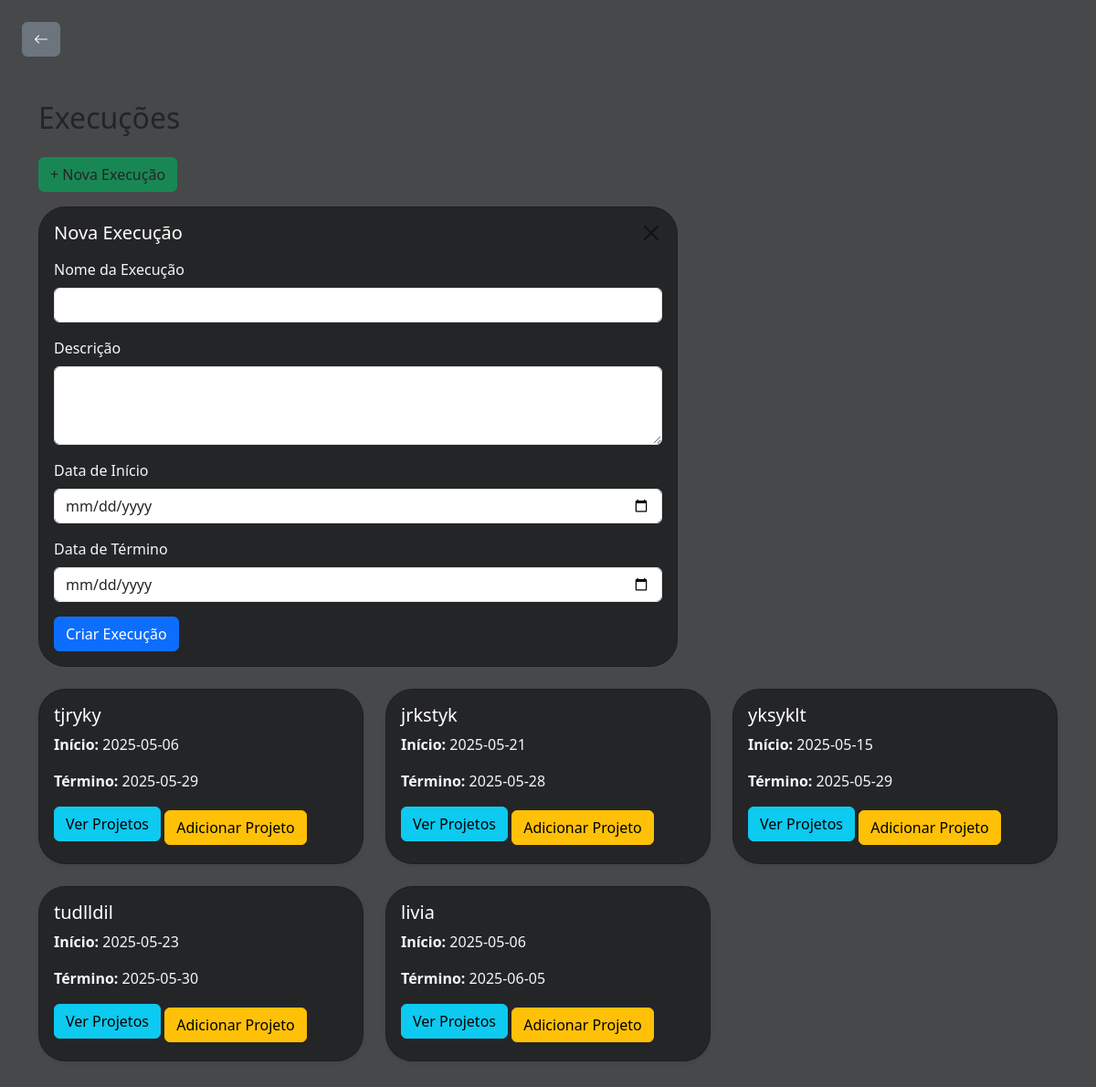
The app's page /execucao with its own data.
### tables this page shows
CREATE TABLE execucoes (
    id INTEGER PRIMARY KEY AUTOINCREMENT,
    nome TEXT NOT NULL,
    descricao TEXT,
    data_inicio DATE,
    data_fim DATE
);

### routes/execucao_route.py (the view, shortened to what this page needs)
@execucao_route.route('/execucao', methods=['GET', 'POST'])
def listar_execucoes():
    execucoes = buscar_execucoes()
    projetos = buscar_projeto()
    return render_template('execucao.html', execucoes=execucoes, projetos=projetos)

### db.py (called while the page is built)
def buscar_projeto():
    conn = sqlite3.connect('banco.db')
    conn.row_factory = sqlite3.Row
    cursor = conn.cursor()
    cursor.execute('SELECT id, nome, descricao, data_inicio, data_fim, responsavel, equipe FROM projetos')
    projeto = cursor.fetchall()
    conn.close()
    return projeto

def buscar_execucoes():
    conn = sqlite3.connect('banco.db')
    conn.row_factory = sqlite3.Row
    cursor = conn.cursor()
    cursor.execute('SELECT id, nome, descricao, data_inicio, data_fim FROM execucoes')
    execucoes = cursor.fetchall()
    conn.close()
    return execucoes

### templates/execucao.html (shortened to what this page needs)
<!DOCTYPE html>
<html lang="pt-br">
<head>
    <link href="https://cdn.jsdelivr.net/npm/bootstrap@5.3.2/dist/css/bootstrap.min.css" rel="stylesheet">
    <link href="https://cdn.jsdelivr.net/npm/bootstrap-icons@1.10.5/font/bootstrap-icons.css" rel="stylesheet">
     <link rel="stylesheet" href="{{ url_for('static', filename='css/style.css') }}">
</head>
<body>
<div class="m-4">
    <a href="{{ url_for('inicial_route.inicial') }}" class="btn btn-secondary">
        <i class="bi bi-arrow-left"></i>
    </a>
    <div class="container mt-5">
        <h2 class="mb-4">Execuções</h2>
        <button class="btn btn-success mb-3" onclick="toggleCardForm()">
            + Nova Execução
        </button>
        <div id="formCard" class="card mb-4" style="max-width: 700px;">
            <div class="card-body">
                <div class="d-flex justify-content-between align-items-center mb-3">
                    <h5 class="card-title mb-0">Nova Execução</h5>
                    <a href="{{ url_for('inicial_route.inicial') }}" class="btn-close" aria-label="Fechar"></a>
                </div>
                <form action="{{ url_for('execucao_route.criar_execucao') }}" method="POST">
                    <div class="mb-3">
                        <label for="nome" class="form-label">Nome da Execução</label>
                        <input type="text" class="form-control" name="nome" id="nome" required>
                    </div>
                    <div class="mb-3">
                        <label for="descricao" class="form-label">Descrição</label>
                        <textarea class="form-control" name="descricao" id="descricao" rows="3" required></textarea>
                    </div>
                    <div class="mb-3">
                        <label for="data_inicio" class="form-label">Data de Início</label>
                        <input type="date" class="form-control" name="data_inicio" id="data_inicio" required>
                    </div>
                    <div class="mb-3">
                        <label for="data_fim" class="form-label">Data de Término</label>
                        <input type="date" class="form-control" name="data_fim" id="data_fim" required>
                    </div>
                    <button type="submit" class="btn btn-primary">
                        Criar Execução
                    </button>
                </form>
            </div>
        </div>
<div class="row">
    {% for execucao in execucoes %}
        <div class="col-md-4 mb-4">
            <div class="card h-100 shadow-sm">
                <div class="card-body">
                    <h5 class="card-title">{{ execucao['nome'] }}</h5>
                    <p class="card-text"><strong>Início:</strong> {{ execucao['data_inicio'] }}</p>
                    <p class="card-text"><strong>Término:</strong> {{ execucao['data_fim'] }}</p>
                    <a href="{{ url_for('execucao_route.ver_projetos', execucao_id=execucao['id']) }}" class="btn btn-info mb-2">Ver Projetos</a>
                    <button class="btn btn-warning" data-bs-toggle="modal" data-bs-target="#modalAdicionarProjeto" onclick="setExecucaoId({{ execucao['id'] }})">
                        Adicionar Projeto
                    </button>
                </div>
            </div>
        </div>
    {% endfor %}
</div>
</body>
</html>

### static/css/style.css (style rules this page uses)
body { background-color: #47484a; }
.card-text { color: aliceblue; }
.card-title { color: rgb(255, 255, 255); }
.card { background-color: #242527; border-radius: 30px; }
.mb-3 { color: #242527; }
.form-label { color: aliceblue; }

### records on screen
execucoes: nome "tjryky", data_inicio "2025-05-06", data_fim "2025-05-29"
execucoes: nome "jrkstyk", data_inicio "2025-05-21", data_fim "2025-05-28"
execucoes: nome "yksyklt", data_inicio "2025-05-15", data_fim "2025-05-29"
execucoes: nome "tudlldil", data_inicio "2025-05-23", data_fim "2025-05-30"
execucoes: nome "livia", data_inicio "2025-05-06", data_fim "2025-06-05"
